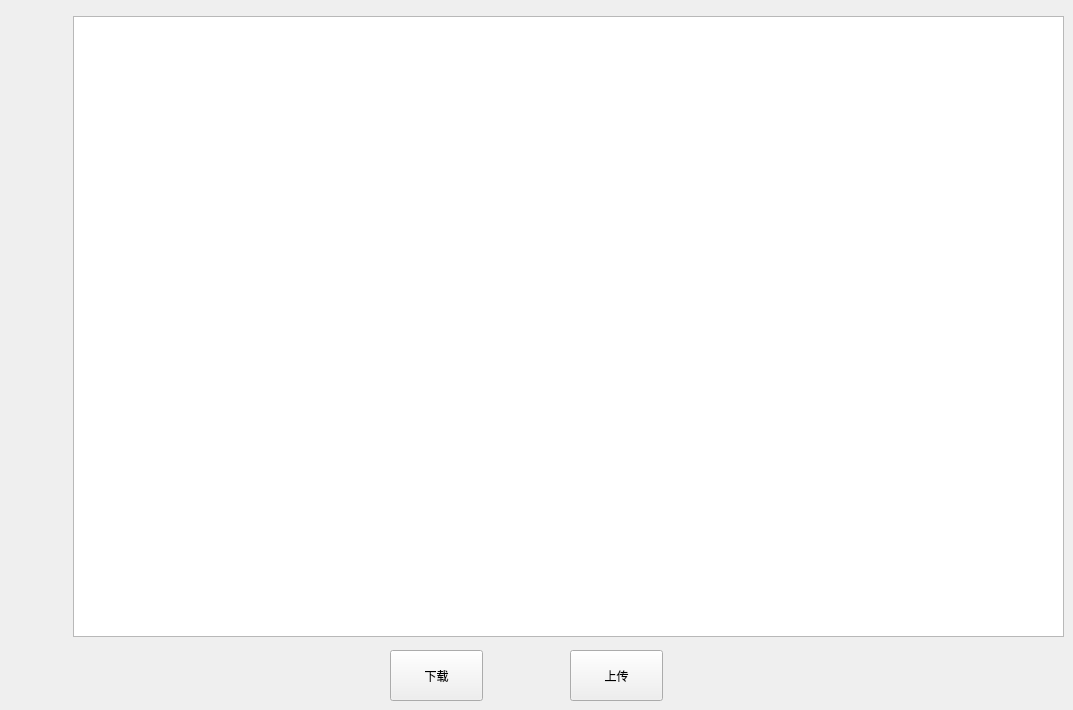
    <widget class="QWidget" name="tab_4">
     <attribute name="title">
      <string>Page</string>
     </attribute>
     <widget class="QTextEdit" name="textedit_work_show">
      <property name="enabled">
       <bool>true</bool>
      </property>
      <property name="geometry">
       <rect>
        <x>73</x>
        <y>16</y>
        <width>991</width>
        <height>621</height>
       </rect>
      </property>
      <property name="styleSheet">
       <string notr="true">*{

	font: 10pt &quot;STFangsong&quot;;
}</string>
      </property>
      <property name="html">
       <string>&lt;!DOCTYPE HTML PUBLIC &quot;-//W3C//DTD HTML 4.0//EN&quot; &quot;http://www.w3.org/TR/REC-html40/strict.dtd&quot;&gt;
&lt;html&gt;&lt;head&gt;&lt;meta name=&quot;qrichtext&quot; content=&quot;1&quot; /&gt;&lt;style type=&quot;text/css&quot;&gt;
p, li { white-space: pre-wrap; }
&lt;/style&gt;&lt;/head&gt;&lt;body style=&quot; font-family:'STFangsong'; font-size:10pt; font-weight:400; font-style:normal;&quot;&gt;
&lt;p style=&quot;-qt-paragraph-type:empty; margin-top:0px; margin-bottom:0px; margin-left:0px; margin-right:0px; -qt-block-indent:0; text-indent:0px;&quot;&gt;&lt;br /&gt;&lt;/p&gt;&lt;/body&gt;&lt;/html&gt;</string>
      </property>
     </widget>
     <widget class="QPushButton" name="but_upload">
      <property name="geometry">
       <rect>
        <x>390</x>
        <y>650</y>
        <width>93</width>
        <height>51</height>
       </rect>
      </property>
      <property name="styleSheet">
       <string notr="true">*{color:black;}</string>
      </property>
      <property name="text">
       <string>下载</string>
      </property>
     </widget>
     <widget class="QPushButton" name="but_download">
      <property name="geometry">
       <rect>
        <x>570</x>
        <y>650</y>
        <width>93</width>
        <height>51</height>
       </rect>
      </property>
      <property name="styleSheet">
       <string notr="true">*{color:black;}</string>
      </property>
      <property name="text">
       <string>上传</string>
      </property>
     </widget>
    </widget>
